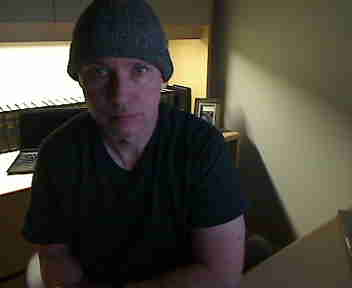
#> input picture base_external/rootfs_overlay/home/app/data/Brad/brad1.jpg, 352 x 288 px, found by its file name; its folder holds 2 pictures in this run
$ python face_test.py
#> lines starting #> are read from the running program, lines starting #| are printed output that depends on the picture
import cv2
import os
import numpy as np
from sklearn.model_selection import train_test_split
from sklearn.svm import SVC
from sklearn.metrics import accuracy_score

DATASET_DIR = '/data/'

# Step 3: Load and preprocess images
def load_and_preprocess_images(dataset_dir):
#> called with dataset_dir = '/data/'
    images = []
    labels = []

    for label, person_name in enumerate(os.listdir(dataset_dir)):
        person_dir = os.path.join(dataset_dir, person_name)
        if os.path.isdir(person_dir):
            for filename in os.listdir(person_dir):
                img_path = os.path.join(person_dir, filename)
                img = cv2.imread(img_path)
#> img is the input picture: shape (288, 352, 3); mean B, G, R 58.5, 69.3, 73
                img = cv2.resize(img, (128, 128))  # Resize to a common size
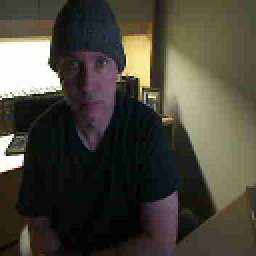
#> img: shape (128, 128, 3) (shown 2 times larger); mean B, G, R 58.5, 69.3, 72.9
                images.append(img)
                labels.append(label)
#> pass 2 of the loop in load_and_preprocess_images, `for label, person_name in enumerate(os.listdir(dataset_dir)):`:
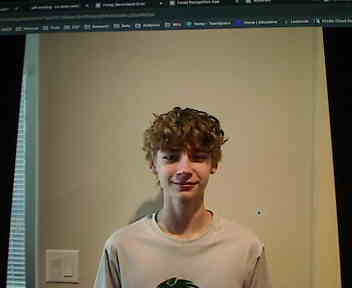
#> input picture base_external/rootfs_overlay/home/app/data/Vaughn/vaughn1.jpg, 352 x 288 px, found by its file name
#> in load_and_preprocess_images, img is the input picture: shape (288, 352, 3); mean B, G, R 84.9, 107.3, 116.9
#> in load_and_preprocess_images, `img = cv2.resize(img, (128, 128))`:
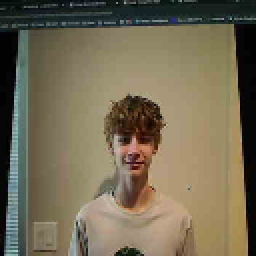
#> img: shape (128, 128, 3) (shown 2 times larger); mean B, G, R 84.8, 107.3, 116.8

    return np.array(images), np.array(labels)

# Step 4: Extract HOG features
def extract_hog_features(images):
    hog = cv2.HOGDescriptor()
    hog_features = []

    for image in images:
        gray_image = cv2.cvtColor(image, cv2.COLOR_BGR2GRAY)
        hog_feature = hog.compute(gray_image)
        hog_features.append(hog_feature.flatten())
#> this loop made 4 passes
#> pass 1, in extract_hog_features, `gray_image = cv2.cvtColor(image, cv2.COLOR_BGR2GRAY)`:
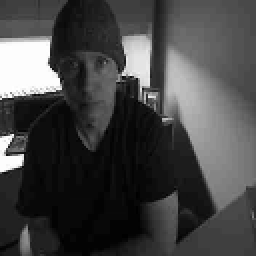
#> gray_image: shape (128, 128) (shown 2 times larger); min 0, max 255, mean 69.1
#> pass 2, in extract_hog_features, `gray_image = cv2.cvtColor(image, cv2.COLOR_BGR2GRAY)`:
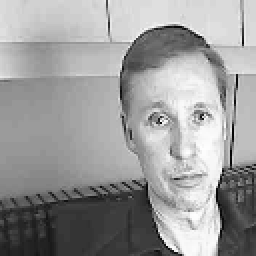
#> gray_image: shape (128, 128) (shown 2 times larger); min 2, max 254, mean 154.5
#> pass 3, in extract_hog_features, `gray_image = cv2.cvtColor(image, cv2.COLOR_BGR2GRAY)`:
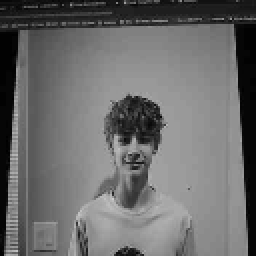
#> gray_image: shape (128, 128) (shown 2 times larger); min 0, max 205, mean 107.6
#> after the loop:
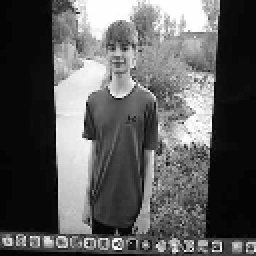
#> gray_image: shape (128, 128) (shown 2 times larger); min 0, max 255, mean 91.8

    return np.array(hog_features)

# Step 5: Assign labels to names
def create_label_mapping(dataset_dir):
#> called with dataset_dir = '/data/'
    label_to_name = {}

    for label, person_name in enumerate(os.listdir(dataset_dir)):
        label_to_name[label] = person_name
#> pass 2 of the loop in create_label_mapping, `for label, person_name in enumerate(os.listdir(dataset_dir)):`:

    return label_to_name


# Step 12: Face recognition
def recognize_face(image, model, label_to_name):
    hog_feature = extract_hog_features(np.array([image]))
    predicted_label = model.predict(hog_feature)[0]
    person_name = label_to_name.get(predicted_label, "Unknown")
    return person_name

def detect_face(test_image_path):
    # Example usage for face recognition
    # test_image_path = 'path/to/test/image.jpg'
    test_image = cv2.imread(test_image_path)
#> (the run stopped early here; a loop or call above may not have finished)
